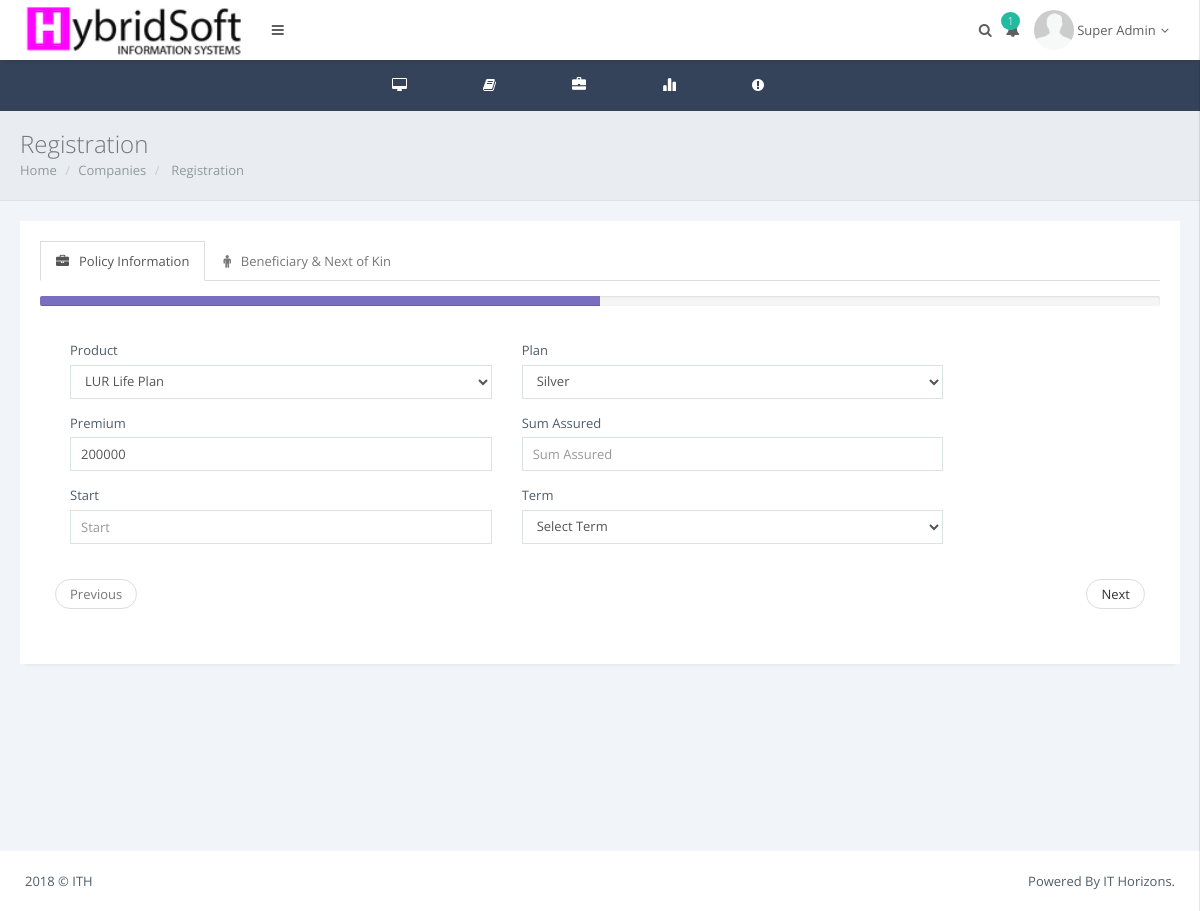
Page /customer/policy2.php?id=1&prd=1&pln=2 (signed in) on the committed database.
### tables this page shows
CREATE TABLE `users` (
  `user_id` int(10) NOT NULL,
  `username` varchar(50) NOT NULL,
  `rc` varchar(12) NOT NULL,
  `telephone` varchar(12) NOT NULL,
  `email` varchar(50) NOT NULL,
  `address` text NOT NULL,
  `city` varchar(50) NOT NULL,
  `state` varchar(50) NOT NULL,
  `dob` date NOT NULL,
  `lastname` varchar(50) NOT NULL,
  `firstname` varchar(50) NOT NULL,
  `middlename` varchar(50) NOT NULL,
  `password` varchar(255) NOT NULL,
  `role_id` int(11) NOT NULL,
  `nfname` varchar(200) NOT NULL,
  `nlname` varchar(200) NOT NULL,
  `nphone` varchar(200) NOT NULL,
  `nemail` varchar(200) NOT NULL,
  `naddress` text NOT NULL,
  `created` date NOT NULL,
  `createdby` int(11) NOT NULL
);

CREATE TABLE `plan_setup` (
  `plan_id` int(10) NOT NULL,
  `name` varchar(100) NOT NULL,
  `premium` int(50) NOT NULL,
  `product_id` int(10) NOT NULL,
  `discounts` int(50) NOT NULL,
  `sum_assured` int(50) NOT NULL,
  `expenses` int(50) NOT NULL,
  `commission` int(11) NOT NULL,
  `created` date NOT NULL
);

### customer/index.php (called while the page is built, shortened)
<?php
include_once "../db.php";
if (isset($_SESSION["id"])){
    $user_id = $_SESSION["id"];
    $userQuery = "SELECT * FROM users WHERE user_id = '$user_id'";
    $result = mysqli_query($con, $userQuery);
    $user = mysqli_fetch_assoc($result);
    $name=$user['firstname']." ".$user['lastname'];
}else{
    header('Location:../index.php');
}
?>

### customer/policy2.php (the view, shortened to what this page needs)
<!DOCTYPE html>
<html>
    <head>
        <link href="../res/plugins/pace-master/themes/blue/pace-theme-flash.css" rel="stylesheet"/>
        <link href="../res/plugins/uniform/css/uniform.default.min.css" rel="stylesheet"/>
        <link href="../res/plugins/bootstrap/css/bootstrap.min.css" rel="stylesheet" type="text/css"/>
        <link href="../res/plugins/fontawesome/css/font-awesome.css" rel="stylesheet" type="text/css"/>
        <link href="../res/plugins/line-icons/simple-line-icons.css" rel="stylesheet" type="text/css"/>
        <link href="../res/plugins/offcanvasmenueffects/css/menu_cornerbox.css" rel="stylesheet" type="text/css"/>
        <link href="../res/plugins/waves/waves.min.css" rel="stylesheet" type="text/css"/>
        <link href="../res/plugins/switchery/switchery.min.css" rel="stylesheet" type="text/css"/>
        <link href="../res/plugins/3d-bold-navigation/css/style.css" rel="stylesheet" type="text/css"/>
        <link href="../res/plugins/slidepushmenus/css/component.css" rel="stylesheet" type="text/css"/>
        <link href="../res/plugins/bootstrap-datepicker/css/datepicker3.css" rel="stylesheet" type="text/css"/>
        <link href="../res/css/modern.css" rel="stylesheet" type="text/css"/>
        <link href="../res/css/themes/white.css" class="theme-color" rel="stylesheet" type="text/css"/>
        <link href="../res/css/custom.css" rel="stylesheet" type="text/css"/>
    </head>
    <?php
    include 'nav.php';
    $prd=$_GET['prd'];
    $pln=$_GET['pln'];
    $pl=$con->query("SELECT * FROM plan_setup WHERE product_id='$prd'");
    $or=$pl->fetch_array();
    $prem=$or['premium'];
    $plln= $con->query("SELECT * FROM plan_setup WHERE plan_id='$pln'");
    $rr=$plln->fetch_array();
    $plnn=$rr['name'];
    ?>
            <div class="page-inner">
                <div class="page-title">
                    <h3> Registration</h3>
                    <div class="page-breadcrumb">
                        <ol class="breadcrumb">
                            <li><a href="index.php">Home</a></li>
                            <li><a href="company.php">Companies</a></li>
                            <li><a href="#"> Registration</a></li>
                        </ol>
                    </div>
                </div>
                <div id="main-wrapper">
                    <div class="row">
                        <div class="col-md-12">
                            <div class="panel panel-white">
                                <div class="panel-body">
                                    <div id="rootwizard">
                                        <ul class="nav nav-tabs" role="tablist">
                                            <li role="presentation" class="active"><a href="#tab1" data-toggle="tab"><i class="fa fa-briefcase m-r-xs"></i>Policy Information</a></li>
                                            <li role="presentation"><a href="#tab2" data-toggle="tab"><i class="fa fa-male m-r-xs"></i>Beneficiary & Next of Kin</a></li>
                                        </ul>
                                        <div class="progress progress-sm m-t-sm">
                                            <div class="progress-bar progress-bar-primary" role="progressbar" aria-valuenow="20" aria-valuemin="0" aria-valuemax="100" style="width: 0%">
                                            </div>
                                        </div>
                                        <form id="wizardForm" method="post" action="">
                                            <div class="tab-content">
                                                <div class="tab-pane active fade in" id="tab1">
                                                    <div class="row">
                                                        <div class="col-md-10">
                                                            <div class="form-group col-md-6">
                                                                    <label for="exampleInputName">Product</label>
                                                                    <select class="form-control"  name="product" id="product" required>
                                                                        <?php
                                                                        $pro= $con->query("SELECT * FROM product_setup WHERE product_id='$prd'");
                                                                        while($rr=$pro->fetch_array()){
                                                                            $proID=$rr['product_id'];
                                                                            $prod_name=$rr['product_name'];
                                                                            echo "<option value='".$proID."' >".$prod_name."</option>";
                                                                        }
                                                                        ?>
                                                                    </select>
                                                                </div>
                                                                <div class="form-group col-md-6">
                                                                    <label for="exampleInputName">Plan</label>
                                                                    <select class="form-control" name="plan" required>
                                                                        <option> <?php echo $plnn; ?></option>
                                                                    </select>
                                                                </div>
                                                                <div class="form-group col-md-6">
                                                                    <label for="exampleInputProductId">Premium</label>
                                                                    <input type="text" name="premium" id="premium" class="form-control" value="<?php echo $prem; ?>" />
                                                                </div>
                                                                <div class="form-group col-md-6">
                                                                    <label for="exampleInputProductId">Sum Assured</label>
                                                                    <input type="text" name="assured" id="assured" class="form-control" placeholder="Sum Assured" />
                                                                </div>
                                                                    <div class="form-group col-md-6">
                                                                        <label for="exampleInputProductName">Start</label>
                                                                        <input type="text" class="form-control date-picker" name="start" id="exampleInputProductName" placeholder="Start" required>
                                                                    </div>
                                                                    <div class="form-group col-md-6">
                                                                        <label for="exampleInputProductId">Term</label>
                                                                        <select class="form-control" name="term" required>
                                                                                <option value=""> Select Term</option>
                                                                            </select>
                                                                    </div>
                                                        </div>
                                                    </div>
                                                    <ul class="pager wizard">
                                                        <li class="previous"><a href="#" class="btn btn-default">Previous</a></li>
                                                        <li class="next"><a href="#" class="btn btn-default">Next</a></li>
                                                    </ul>
                                                </div>
                                            </div>
                                        </form>
                                    </div>
                                </div>
                            </div>
                        </div>
                    </div>
                </div>
                <div class="page-footer">
                    <p class="no-s">2018 &copy; ITH <span class="pull-right">Powered By IT Horizons.</span></p>
                </div>
            </div>
        </main>
    </body>
</html>

### customer/nav.php (shortened to what this page needs)
<?php
include_once "index.php";?>
    <body class="page-header-fixed page-horizontal-bar">
        <main class="page-content content-wrap">
            <div class="navbar">
                <div class="navbar-inner">
                    <div class="logo-box" style="background: #fff;">
                        <a href="home.php" class="logo-text">
                            <span>
                                <img src="../assets/images/logo2.png" height="54" alt=""/>
                            </span></a>
                    </div>
                    <div class="topmenu-outer">
                        <div class="top-menu">
                            <ul class="nav navbar-nav navbar-left">
                                <li>
                                    <a href="javascript:void(0);" class="waves-effect waves-button waves-classic sidebar-toggle"><i class="fa fa-bars"></i></a>
                                </li>
                            </ul>
                            <ul class="nav navbar-nav navbar-right">
                                <li>
                                    <a href="javascript:void(0);" class="waves-effect waves-button waves-classic show-search"><i class="fa fa-search"></i></a>
                                </li>
                                <li class="dropdown">
                                    <a href="#" class="dropdown-toggle waves-effect waves-button waves-classic" data-toggle="dropdown"><i class="fa fa-bell"></i><span class="badge badge-success pull-right">1</span></a>
                                </li>
                                <li class="dropdown">
                                    <a href="#" class="dropdown-toggle waves-effect waves-button waves-classic" data-toggle="dropdown">
                                        <img class="img-circle avatar" src="../res/images/avatar1.png" width="40" height="40" alt="">
                                        <span class="user-name"><?php echo $name; ?><i class="fa fa-angle-down"></i></span>
                                    </a>
                                </li>
                                <li>
                                    <a href="javascript:void(0);"  id="showRight"></a>
                                </li>
                            </ul>
                        </div>
                    </div>
                </div>
            </div>
            <div class="horizontal-bar sidebar">
                <div class="page-sidebar-inner slimscroll">
                    <ul class="menu accordion-menu">
                        <li><a href="home.php" class="waves-effect waves-button"><span class="menu-icon fa fa-desktop"></span><p>Dashboard</p></a></li>
                        <li class="droplink"><a href="#" class="waves-effect waves-button"><span class="menu-icon fa fa-book"></span><p>Policy</p><span class="arrow"></span></a>
                        </li>
                        <li class="droplink"><a href="#" class="waves-effect waves-button"><span class="menu-icon glyphicon glyphicon-briefcase"></span><p>Claims</p><span class="arrow"></span></a>
                        </li>
                        <li><a href="report.php" class="waves-effect waves-button"><span class="menu-icon glyphicon glyphicon-stats"></span><p>Reporting</p></a></li>
                        <li class="droplink"><a href="#" class="waves-effect waves-button"><span class="menu-icon fa fa-exclamation-circle"></span><p>Complain</p><span class="arrow"></span></a>
                        </li>
                    </ul>
                </div>
            </div>

### res/css/themes/white.css (style rules this page uses)
.page-content { background: #34425A; }
.navbar .logo-box { background: #fff; }
.navbar .logo-box a { color: #5f5f5f; }
.sidebar { background: #34425A; }
.menu { background: #34425A; }
.menu.accordion-menu a { color: #899dc1; }

### rows in the picture
users: name "Super Admin"
plan_setup: plan "Silver"
plan_setup: premium "200000"

### other values in the picture
form field product "LUR Life Plan"
